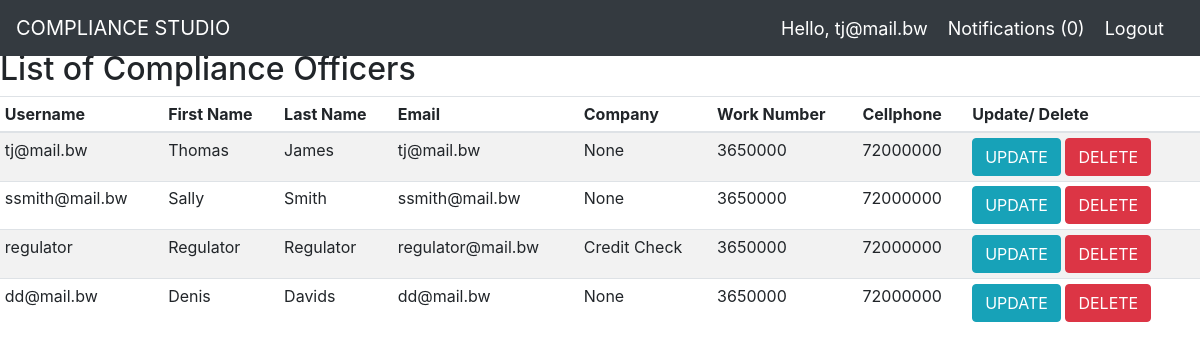
The app's page /complianceOfficerList/ (signed in) with its own data.
### unsc/models.py (models this page shows, shortened)
class User(AbstractUser):
   is_regulator = models.BooleanField(default=False)
   is_officer = models.BooleanField(default=True)
   work_number = models.CharField(max_length=64, default=3650000)
   cellphone_number = models.CharField(max_length=64, default=72000000)
   business_name = models.ForeignKey('Company', null=True, on_delete=SET_NULL)

class ComplianceOfficer(models.Model):
    user = models.OneToOneField(User, null=True, on_delete=models.SET_NULL, unique=True)
    company = models.ForeignKey(Company, on_delete=models.CASCADE, null=True, blank=True)
    created_by = models.ForeignKey(User, related_name='power_user', on_delete=models.SET_NULL, null=True, blank=True)
    create_date = models.DateTimeField(auto_now_add=True)
    update_date = models.DateTimeField(auto_now=True)
    is_active = models.BooleanField(default=False)
    class Meta:
        verbose_name_plural = 'Compliance Officers'

class Company(models.Model):
    company_name = models.CharField(max_length=255, unique=True)
    company_type = models.ForeignKey(CompanyType, null=True, on_delete=models.SET_NULL)
    address_line_1 = models.CharField(max_length=255)
    address_line_2 = models.CharField(max_length=255)
    city = models.CharField(max_length=255)
    country = models.CharField(max_length=255)
    regulator = models.ManyToManyField(Regulator)
    slug = models.SlugField(max_length=255, unique=True)
    created_by = models.ForeignKey(User, null=True, on_delete=models.SET_NULL)
    is_active = models.BooleanField(default=False)
    create_date = models.DateTimeField(auto_now_add=True)
    update_date = models.DateTimeField(auto_now=True)
    def __str__(self):
        return self.company_name
    class Meta:
        verbose_name_plural = 'Companies'

### unsc/views.py (the view)
# urls.py: path('complianceOfficerList/', views.ComplianceOfficerListView.as_view(), name='complianceOfficer-list'),
class ComplianceOfficerListView(LoginRequiredMixin, ListView):
    template_name = 'unsc/complianceOfficerList.html'
    queryset = ComplianceOfficer.objects.all()
    context_object_name = 'compliance_officer'

### notification/context_processor.py (called while the page is built)
def notifications(request):
    if request.user.is_authenticated:
        return {'notifications': request.user.to_user.filter(is_read=False)}
    else:
        return {'notifications': []}

### unsc/templates/unsc/complianceOfficerList.html
 {% extends 'unsc/main.html' %}
{% block content %}
 <h2>List of Compliance Officers</h2>
      <div class="table-responsive">
        <table class="table table-striped table-sm">
          <thead>
            <tr>
              <th>Username</th>
              <th>First Name</th>
              <th>Last Name</th>
              <th>Email</th>
              <th>Company</th>
              <th>Work Number</th>
              <th>Cellphone</th>
              <th>Update/ Delete</td>
            </tr>
          </thead>
          <tbody>
          {% for c in compliance_officer %}
            <tr>
              <td>{{c.user.username}}</td>
              <td>{{c.user.first_name}}</td>
              <td>{{c.user.last_name}}</td>
              <td>{{c.user.email}}</td>
              <td>{{c.user.business_name}}</td>
              <td>{{c.user.work_number}}</td>
              <td>{{c.user.cellphone_number}}</td>
              <td><a href="{% url 'unsc:complianceOfficer-update' c.id %}" class="btn btn-info">UPDATE</a> <a href="" class="btn btn-danger">DELETE</a> </td>
            </tr>
            {% endfor %}
          </tbody>
        </table>
    </div>
{% endblock %}

### unsc/templates/unsc/navbar.html (shortened to what this page needs)
  <nav class="navbar navbar-expand-lg fixed-top navbar-dark bg-dark">
      <a class="navbar-brand" href="#">COMPLIANCE STUDIO</a>
    {% if request.user.is_authenticated %}
      <span class="hello-msg">Hello, {{request.user}}</span>
      <span><a  class="notifications" href="{% url 'unsc:notifications' %}">Notifications ({{notifications.count}})</a></span>
      <span><a class="hello-msg" href="{% url 'unsc:logOutPage' %}">Logout</a></span>
    {% endif %}
  </nav>

### unsc/templates/unsc/navbar.html (style rules this page uses)
.hello-msg, .notifications { font-size: 18px; color: #fff; margin-right: 20px; }

### records on screen
User: user "tj@mail.bw"
ComplianceOfficer: user.username "tj@mail.bw", user.first_name "Thomas", user.last_name "James", user.email "tj@mail.bw", user.business_name "None", user.work_number "3650000", user.cellphone_number "72000000"
ComplianceOfficer: user.username "ssmith@mail.bw", user.first_name "Sally", user.last_name "Smith", user.email "ssmith@mail.bw", user.business_name "None", user.work_number "3650000", user.cellphone_number "72000000"
ComplianceOfficer: user.username "regulator", user.first_name "Regulator", user.last_name "Regulator", user.email "regulator@mail.bw", user.business_name "Credit Check", user.work_number "3650000", user.cellphone_number "72000000"
ComplianceOfficer: user.username "dd@mail.bw", user.first_name "Denis", user.last_name "Davids", user.email "dd@mail.bw", user.business_name "None", user.work_number "3650000", user.cellphone_number "72000000"

### other values on screen
{{ notifications.count }} "0"
